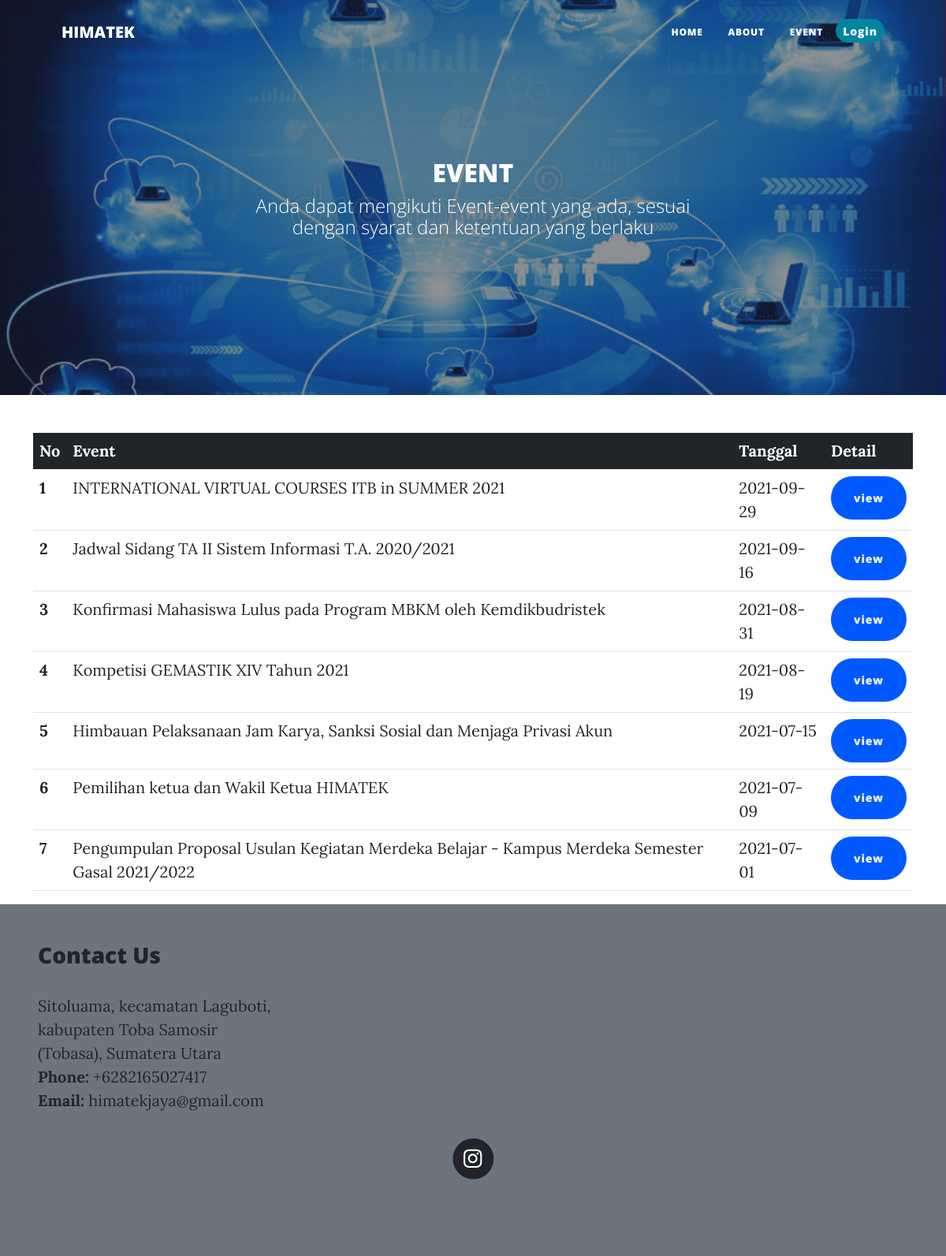
The app's page /post.php with its own data.
### tables this page shows
CREATE TABLE `event` (
  `id` int(11) NOT NULL,
  `nama_kegiatan` varchar(100) NOT NULL,
  `tanggal` date NOT NULL,
  `deskripsi` varchar(5000) NOT NULL,
  `file_lampiran` varchar(500) NOT NULL
);

### post.php (the view, shortened to what this page needs)
<?php
    require "config.php";
    $query = "SELECT * FROM event ORDER BY tanggal DESC";
    $sql = mysqli_query($conn,$query);
?>
<!DOCTYPE html>
<html lang="en">
<head>
    <link href="css/styles.css" rel="stylesheet" />
</head>
<body>
    <nav class="navbar navbar-expand-lg navbar-light" id="mainNav">
        <div class="container px-4 px-lg-5">
            <a class="navbar-brand" href="index.html">HIMATEK</a>
            <div class="collapse navbar-collapse" id="navbarResponsive">
                <ul class="navbar-nav ms-auto py-4 py-lg-0">
                    <li class="nav-item"><a class="nav-link px-lg-3 py-3 py-lg-4" href="../himatek/">Home</a></li>
                    <li class="nav-item"><a class="nav-link px-lg-3 py-3 py-lg-4" href="about.php">About</a></li>
                    <li class="nav-item"><a class="nav-link px-lg-3 py-3 py-lg-4" href="post.php">Event</a></li>
                    <a href="login.php">
                        <button type="button" class="btn btn-primary btn-lg-5 mt-3 btn-sm" rounded="100px"
                            style="height: 30px; border-radius: 50px;">Login</button>
                    </a>
                </ul>
            </div>
        </div>
    </nav>
    <header class="masthead" style="background-image: url('assets/img/event.jpg')">
        <div class="container position-relative px-4 px-lg-5">
            <div class="row gx-4 gx-lg-5 justify-content-center">
                <div class="col-md-10 col-lg-8 col-xl-7">
                    <div class="site-heading">
                        <h2>EVENT</h2>
                        <span class="subheading"> Anda dapat mengikuti Event-event yang ada, sesuai dengan syarat dan
                            ketentuan yang berlaku </span>
                    </div>
                </div>
            </div>
        </div>
    </header>
    <main>
        <div class="container">
            <div class="table-lg" data-aos="fade-up">
                <table class="table">
                    <thead class="table-dark ">
                        <tr>
                            <th scope="col">No</th>
                            <th scope="col">Event</th>
                            <th scope="col">Tanggal</th>
                            <th scope="col">Detail</th>
                        </tr>
                    </thead>
                    <tbody>
                        <?php $i = 1; while($data = mysqli_fetch_assoc($sql)) :?>
                        <tr>
                            <th scope="row"> <?php echo $i; ?></th>
                            <td> <?php echo $data['nama_kegiatan'];?></td>
                            <td> <?php echo $data['tanggal'];?></td>
                            <td><a href="detail.php?id=<?php echo $data['id'];?>"><button style="background-color: #0059ff;" type="button" class="btn text-light rounded-pill">view</button></a></td>
                        </tr>
                        <?php $i++; endwhile;?>
                    </tbody>
                </table>
            </div>
        </div>
    </main>
    <footer class="border-top bg-secondary">
        <div class="col-lg-3 col-md-6 footer-contact ms-5">
            <h3>Contact Us</h3>
            <p>Sitoluama, kecamatan Laguboti, kabupaten Toba Samosir (Tobasa), Sumatera Utara<br>
                <strong>Phone:</strong> +6282165027417<br>
                <strong>Email:</strong> himatekjaya@gmail.com<br>
            </p>
        </div>
        <div class="container px-4 px-lg-5">
            <div class="row gx-4 gx-lg-5 justify-content-center">
                <div class="col-md-10 col-lg-8 col-xl-7">
                    <ul class="list-inline text-center">
                        <li class="list-inline-item">
                            <a href="#!">
                                <span class="fa-stack fa-lg">
                                    <i class="fas fa-circle fa-stack-2x"></i>
                                    <i class="fab fa-instagram fa-stack-1x fa-inverse"></i>
                                </span>
                            </a>
                        </li>
                    </ul>
                    <div class="small text-center text-muted fst-italic">Copyright &copy; Your Website 2021</div>
                </div>
            </div>
        </div>
    </footer>
</body>
</html>

### records on screen
event: nama_kegiatan "INTERNATIONAL VIRTUAL COURSES ITB in SUMMER 2021", tanggal "2021-09-29"
event: nama_kegiatan "Jadwal Sidang TA II Sistem Informasi T.A. 2020/2021", tanggal "2021-09-16"
event: nama_kegiatan "Konfirmasi Mahasiswa Lulus pada Program MBKM oleh Kemdikbudristek", tanggal "2021-08-31"
event: nama_kegiatan "Kompetisi GEMASTIK XIV Tahun 2021", tanggal "2021-08-19"
event: nama_kegiatan "Himbauan Pelaksanaan Jam Karya, Sanksi Sosial dan Menjaga Privasi Akun", tanggal "2021-07-15"
event: nama_kegiatan "Pemilihan ketua dan Wakil Ketua HIMATEK", tanggal "2021-07-09"
event: nama_kegiatan "Pengumpulan Proposal Usulan Kegiatan Merdeka Belajar - Kampus Merdeka Semester Gasal 2021/2022", tanggal "2021-07-01"
